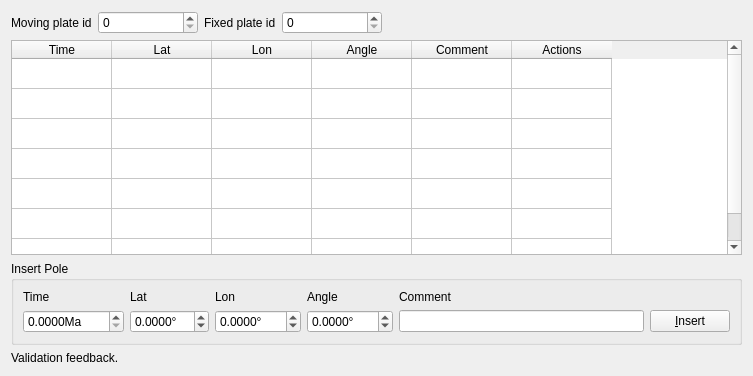
<?xml version="1.0" encoding="UTF-8"?>
<ui version="4.0">
 <class>EditTotalReconstructionSequenceWidget</class>
 <widget class="QWidget" name="EditTotalReconstructionSequenceWidget">
  <property name="geometry">
   <rect>
    <x>0</x>
    <y>0</y>
    <width>753</width>
    <height>376</height>
   </rect>
  </property>
  <property name="windowTitle">
   <string>Form</string>
  </property>
  <layout class="QGridLayout" name="gridLayout_2">
   <item row="0" column="0">
    <layout class="QHBoxLayout" name="horizontalLayout">
     <item>
      <widget class="QLabel" name="label_7">
       <property name="text">
        <string>Moving plate id</string>
       </property>
      </widget>
     </item>
     <item>
      <widget class="QSpinBox" name="spinbox_moving">
       <property name="minimumSize">
        <size>
         <width>100</width>
         <height>0</height>
        </size>
       </property>
       <property name="maximum">
        <number>1000000</number>
       </property>
      </widget>
     </item>
     <item>
      <widget class="QLabel" name="label_6">
       <property name="text">
        <string>Fixed plate id</string>
       </property>
      </widget>
     </item>
     <item>
      <widget class="QSpinBox" name="spinbox_fixed">
       <property name="minimumSize">
        <size>
         <width>100</width>
         <height>0</height>
        </size>
       </property>
       <property name="maximum">
        <number>1000000</number>
       </property>
      </widget>
     </item>
     <item>
      <spacer name="horizontalSpacer_2">
       <property name="orientation">
        <enum>Qt::Horizontal</enum>
       </property>
       <property name="sizeHint" stdset="0">
        <size>
         <width>370</width>
         <height>20</height>
        </size>
       </property>
      </spacer>
     </item>
    </layout>
   </item>
   <item row="1" column="0">
    <widget class="QTableWidget" name="table_sequences">
     <property name="focusPolicy">
      <enum>Qt::StrongFocus</enum>
     </property>
     <attribute name="horizontalHeaderVisible">
      <bool>true</bool>
     </attribute>
     <attribute name="horizontalHeaderShowSortIndicator" stdset="0">
      <bool>false</bool>
     </attribute>
     <attribute name="verticalHeaderVisible">
      <bool>false</bool>
     </attribute>
     <row>
      <property name="text">
       <string>New Row</string>
      </property>
     </row>
     <row>
      <property name="text">
       <string>New Row</string>
      </property>
     </row>
     <row>
      <property name="text">
       <string>New Row</string>
      </property>
     </row>
     <row>
      <property name="text">
       <string>New Row</string>
      </property>
     </row>
     <row>
      <property name="text">
       <string>New Row</string>
      </property>
     </row>
     <row>
      <property name="text">
       <string>New Row</string>
      </property>
     </row>
     <row>
      <property name="text">
       <string>New Row</string>
      </property>
     </row>
     <column>
      <property name="text">
       <string>Time</string>
      </property>
     </column>
     <column>
      <property name="text">
       <string>Lat</string>
      </property>
     </column>
     <column>
      <property name="text">
       <string>Lon</string>
      </property>
     </column>
     <column>
      <property name="text">
       <string>Angle</string>
      </property>
     </column>
     <column>
      <property name="text">
       <string>Comment</string>
      </property>
     </column>
     <column>
      <property name="text">
       <string>Actions</string>
      </property>
     </column>
    </widget>
   </item>
   <item row="2" column="0">
    <widget class="QGroupBox" name="groupBox">
     <property name="title">
      <string>Insert Pole</string>
     </property>
     <layout class="QGridLayout" name="gridLayout">
      <item row="0" column="0">
       <widget class="QLabel" name="label">
        <property name="text">
         <string>Time</string>
        </property>
       </widget>
      </item>
      <item row="0" column="1">
       <widget class="QLabel" name="label_2">
        <property name="text">
         <string>Lat</string>
        </property>
       </widget>
      </item>
      <item row="0" column="2">
       <widget class="QLabel" name="label_3">
        <property name="text">
         <string>Lon</string>
        </property>
       </widget>
      </item>
      <item row="0" column="3">
       <widget class="QLabel" name="label_4">
        <property name="text">
         <string>Angle</string>
        </property>
       </widget>
      </item>
      <item row="0" column="4">
       <widget class="QLabel" name="label_5">
        <property name="text">
         <string>Comment</string>
        </property>
       </widget>
      </item>
      <item row="1" column="0">
       <widget class="QDoubleSpinBox" name="spinbox_time">
        <property name="sizePolicy">
         <sizepolicy hsizetype="Minimum" vsizetype="Fixed">
          <horstretch>0</horstretch>
          <verstretch>0</verstretch>
         </sizepolicy>
        </property>
        <property name="minimumSize">
         <size>
          <width>70</width>
          <height>0</height>
         </size>
        </property>
        <property name="suffix">
         <string>Ma</string>
        </property>
        <property name="decimals">
         <number>4</number>
        </property>
        <property name="maximum">
         <double>1000.000000000000000</double>
        </property>
       </widget>
      </item>
      <item row="1" column="1">
       <widget class="QDoubleSpinBox" name="spinbox_lat">
        <property name="minimumSize">
         <size>
          <width>70</width>
          <height>0</height>
         </size>
        </property>
        <property name="suffix">
         <string>°</string>
        </property>
        <property name="decimals">
         <number>4</number>
        </property>
        <property name="minimum">
         <double>-90.000000000000000</double>
        </property>
        <property name="maximum">
         <double>90.000000000000000</double>
        </property>
       </widget>
      </item>
      <item row="1" column="2">
       <widget class="QDoubleSpinBox" name="spinbox_lon">
        <property name="minimumSize">
         <size>
          <width>70</width>
          <height>0</height>
         </size>
        </property>
        <property name="suffix">
         <string>°</string>
        </property>
        <property name="decimals">
         <number>4</number>
        </property>
        <property name="minimum">
         <double>-360.000000000000000</double>
        </property>
        <property name="maximum">
         <double>360.000000000000000</double>
        </property>
       </widget>
      </item>
      <item row="1" column="3">
       <widget class="QDoubleSpinBox" name="spinbox_angle">
        <property name="minimumSize">
         <size>
          <width>70</width>
          <height>0</height>
         </size>
        </property>
        <property name="suffix">
         <string>°</string>
        </property>
        <property name="decimals">
         <number>4</number>
        </property>
        <property name="minimum">
         <double>-180.000000000000000</double>
        </property>
        <property name="maximum">
         <double>180.000000000000000</double>
        </property>
       </widget>
      </item>
      <item row="1" column="5">
       <widget class="QPushButton" name="button_insert">
        <property name="text">
         <string>&amp;Insert</string>
        </property>
        <property name="autoDefault">
         <bool>false</bool>
        </property>
        <property name="default">
         <bool>false</bool>
        </property>
       </widget>
      </item>
      <item row="1" column="4">
       <widget class="QLineEdit" name="lineedit_comment"/>
      </item>
     </layout>
    </widget>
   </item>
   <item row="3" column="0">
    <widget class="QLabel" name="label_validation">
     <property name="text">
      <string>Validation feedback. </string>
     </property>
    </widget>
   </item>
  </layout>
 </widget>
 <tabstops>
  <tabstop>table_sequences</tabstop>
  <tabstop>spinbox_time</tabstop>
  <tabstop>spinbox_lat</tabstop>
  <tabstop>spinbox_lon</tabstop>
  <tabstop>spinbox_angle</tabstop>
  <tabstop>lineedit_comment</tabstop>
  <tabstop>button_insert</tabstop>
 </tabstops>
 <resources/>
 <connections/>
</ui>
